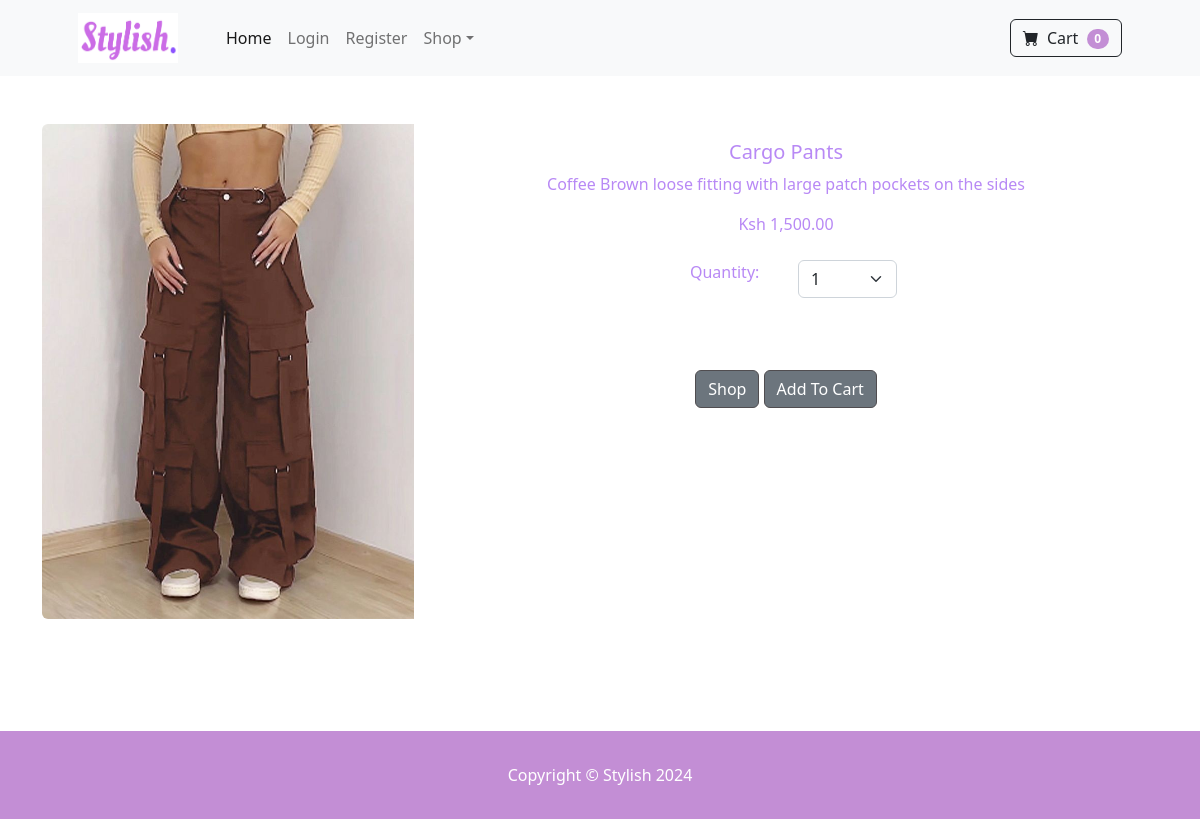
Page /product/1 on the committed database.
### fashion/models.py (models this page shows, shortened)
class Product(models.Model):
    name = models.CharField(max_length=100)
    price = models.DecimalField(default=0, decimal_places=2, max_digits=10)
    category = models.ForeignKey(Category, on_delete=models.CASCADE, default=1)
    description  = models.CharField(max_length=300, default='', blank=True, null=True)
    image = models.ImageField(upload_to='uploads/product/')

### fashion/views.py (the view)
# urls.py: path("product/<int:pk>", views.product, name="product"),
def product(request,pk):
    return render(request, "fashion/product.html", {
        "product": Product.objects.get(id=pk)
    })

### cart/cart.py (called while the page is built)
    def __len__(self):
        return len(self.cart)

### cart/context_processors.py (called while the page is built)
def cart(request):
    return {"cart": Cart(request)}

### fashion/templates/fashion/product.html (shortened to what this page needs)
{% include "fashion/layout.html" %}
{% block body %}
<div class="container">
    <br>
    <br>
      <center>
        <div class="card mb-3">
            <div class="row g-0">
              <div class="col-md-4">
                <img src="{{ product.image.url }}" class="img-fluid rounded-start" alt="...">
              </div>
              <div class="col-md-8">
                <div class="card-body">
                  <h5 class="card-title">{{ product.name }}</h5>
                  <p class="card-text">{{ product.description }}</p>
                  Ksh {{ product.price }}
                  <br>
                  <br>
                  <div class="row justify-content-center">
                    <div class="col-md-2">
                      Quantity:
                    </div>
                    <div class="col-md-2">
                      <select class="form-select" id="quantity_cart">
                        <option value="1">1</option>
                      </select>
                    </div>
                  </div>
                  <br>
                  <br>
                  <br>
                  <a href="{% url 'home' %}" class="btn btn-secondary">Shop</a>
                  <button class="btn btn-secondary" type="button" value="{{ product.id }} " id="add-cart">Add To Cart</button>
                </div>
              </div>
            </div>
          </div>
    </center>
</div>
{% endblock %}
{% include "fashion/footer.html" %}

### rows in the picture
Product: image (picture), name "Cargo Pants", description "Coffee Brown loose fitting with large patch pockets on the sides", price "1,500.00"

### other values in the picture
{{ cart|length }} "0"
